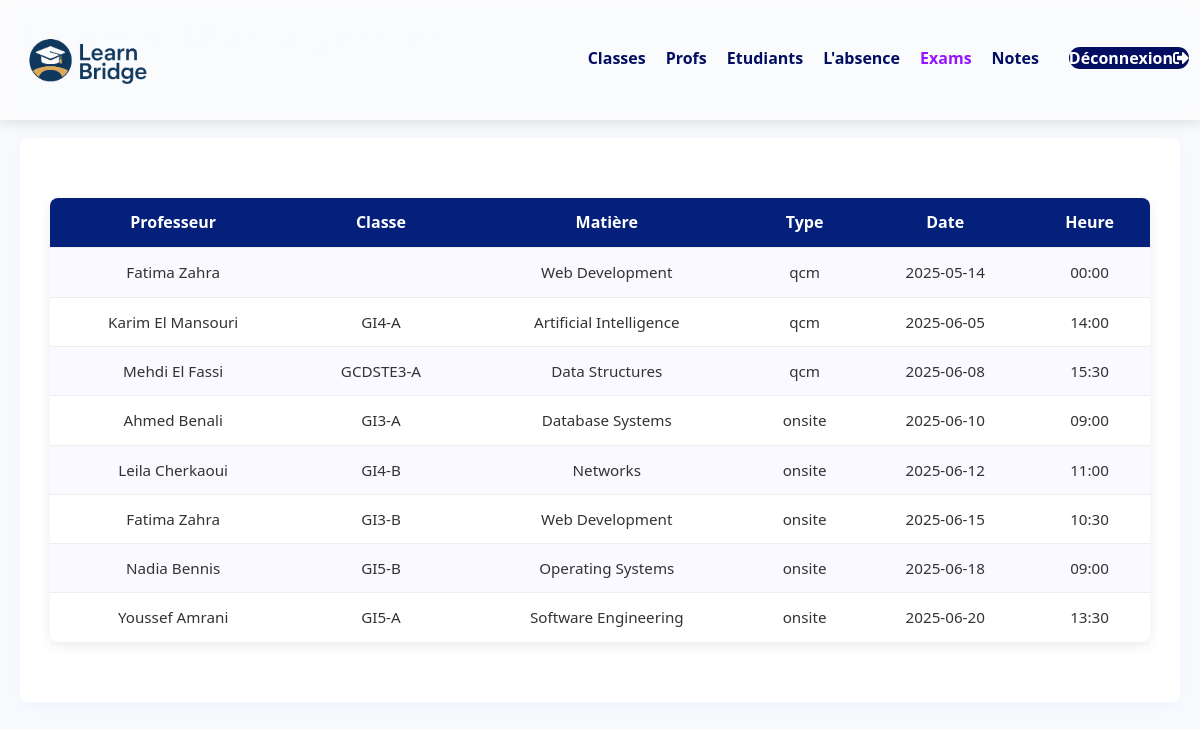
Page /app/views/admin/exams.php on the earlier database version.
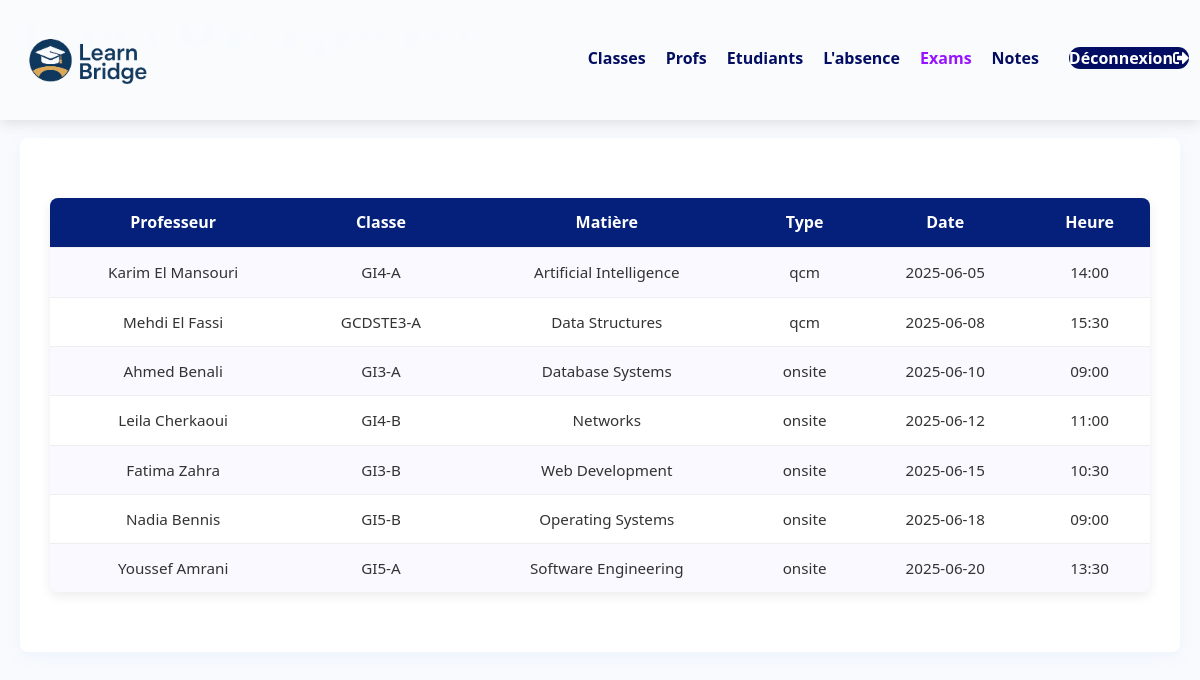
Same page on the later database version.
### tables this page shows
CREATE TABLE `exam` (
  `id` int(11) NOT NULL,
  `name` varchar(100) NOT NULL,
  `date` date NOT NULL,
  `subject_id` int(11) DEFAULT NULL,
  `teacher_id` int(11) DEFAULT NULL,
  `exam_type` enum('qcm','onsite') NOT NULL,
  `hour` time DEFAULT NULL,
  `class_id` int(11) DEFAULT NULL
);

CREATE TABLE `teachers` (
  `id` int(11) NOT NULL,
  `email` varchar(255) NOT NULL,
  `phone` varchar(15) DEFAULT NULL,
  `school_id` int(11) DEFAULT NULL,
  `full_name` varchar(255) DEFAULT NULL,
  `password` varchar(255) DEFAULT NULL,
  `username` varchar(255) DEFAULT NULL
);

CREATE TABLE `subjects` (
  `id` int(11) NOT NULL,
  `name` varchar(100) NOT NULL,
  `description` text DEFAULT NULL
);

CREATE TABLE `classes` (
  `id` int(11) NOT NULL,
  `name` varchar(100) NOT NULL,
  `school_id` int(11) DEFAULT NULL,
  `grade` varchar(50) NOT NULL
);

### app/views/admin/exams.php (the view, shortened to what this page needs)
<?php
try {
    $conn = new mysqli("localhost", "root", "", "school_db");
} catch (Exception $e) {
    error_log($e->getMessage());
    die("Système temporairement indisponible. Veuillez réessayer plus tard.");
}
$sql = "
    SELECT
        e.id,
        t.full_name AS teacher_name,
        c.name AS class_name,
        s.name AS subject_name,
        e.exam_type,
        e.date,
        e.hour
    FROM
        exam e
    LEFT JOIN
        teachers t ON e.teacher_id = t.id
    LEFT JOIN
        subjects s ON e.subject_id = s.id
    LEFT JOIN
        classes c ON e.class_id = c.id
    ORDER BY
        e.date, e.hour
";
$result = $conn->query($sql);
?>
<!DOCTYPE html>
<html>
<head>
    <link rel="stylesheet" href="../style.css">
    <link rel="stylesheet" href="https://cdnjs.cloudflare.com/ajax/libs/font-awesome/5.15.3/css/all.min.css">
</head>
<body>
    <nav>
        <div class="logo-container">
            <img src="../images/logo.png" alt="School Logo">
        </div>
        <div class="nav-links">
            <ul>
                <li><a href="classes.php">Classes</a></li>
                <li><a href="teacher.php">Profs</a></li>
                <li><a href="students.php">Etudiants</a></li>
                <li><a href="admin_absences.php">L'absence</a></li>
                <li><a href="exams.php" style="color: rgb(150, 20, 255)">Exams</a></li>
                <li><a href="notes.php">Notes</a></li>
                <li><a href="logout.php" class="login-btn">Déconnexion<i class="fas fa-sign-out-alt"></i></a></li>
            </ul>
        </div>
    </nav>
    <main class="students-section">
        <div class="students-header">
            <h1 style="color: aliceblue;">Exams Management</h1>
        </div>
        <div class="students-container">
            <table>
                <tr>
                    <th>Professeur</th>
                    <th>Classe</th>
                    <th>Matière</th>
                    <th>Type</th>
                    <th>Date</th>
                    <th>Heure</th>
                </tr>
                <?php while($row = $result->fetch_assoc()): ?>
                <tr>
                    <td><?= htmlspecialchars($row['teacher_name']) ?></td>
                    <td><?= htmlspecialchars($row['class_name']) ?></td>
                    <td><?= htmlspecialchars($row['subject_name']) ?></td>
                    <td><?= htmlspecialchars($row['exam_type']) ?></td>
                    <td><?= htmlspecialchars($row['date']) ?></td>
                    <td><?= date('H:i', strtotime($row['hour'])) ?></td>
                </tr>
                <?php endwhile; ?>
            </table>
        </div>
    </main>
</body>
</html>

### app/views/style.css (style rules this page uses)
* { margin: 0; padding: 0; box-sizing: border-box; font-family: 'Segoe UI', Tahoma, Geneva, Verdana, sans-serif; }
html { scroll-behavior: smooth; }
body { background-color: #f9f9f9; color: #333; line-height: 1.6; }
nav { display: flex; justify-content: space-between; align-items: center; background-color: rgba(252, 252, 252, 0.6); backdrop-filter: blur(5px); -webkit-backdrop-filter: blur(5px); position: fixed; width: 100%; height: 15%; z-index: 1000; box-shadow: 0 4px 12px rgba(0, 0, 0, 0.1); border: 1px solid rgba(255, 255, 255, 0.1); }
.logo-container { align-items: center; height: 100%; border-radius: 5px; display: flex; align-items: center; justify-content: center; }
nav img { width: 180px; height: auto; transition: transform 0.3s; }
.nav-links { flex: 1; text-align: right; }
.nav-links ul { display: flex; justify-content: flex-end; }
.nav-links ul li { list-style: none; position: relative; }
.nav-links ul li::after { content: ''; width: 0%; height: 2px; background-color: #053587d4; display: block; margin: auto; transition: width 0.5s; }
.nav-links ul li a { text-decoration: none; color: #030e63; font-size: 16px; font-weight: 600; transition: color 0.3s ease; }
.login-btn { background: #030e63; color: white !important; border-radius: 20px; margin-left: 10px; transition: all 0.3s; }
.nav-links ul { display: flex; gap: 10px; }
body { font-family: 'Poppins', 'Segoe UI', sans-serif; margin: 0; padding: 0; }
.nav-links ul { list-style-type: none; margin: 0; padding: 0; display: flex; }
.nav-links li { margin-right: 10px; }
body { margin: 0; font-family: 'Poppins', sans-serif; background: #f8fafd; color: #333; }
table { width:100%; border-collapse: separate; border-spacing: 0; margin-bottom: 30px; margin-top: 30px; box-shadow: 0 4px 12px rgba(0, 0, 0, 0.08); border-radius: 8px; overflow: hidden; font-family: 'Baloo 2', cursive; background-color: #fff; }
th { background-color: #04207b; color: #ffffff; font-weight: bold; padding: 12px 15px; text-align: center; font-size: 1rem; }
td { padding: 12px 15px; text-align: center; border-top: 1px solid #eee; font-size: 0.95rem; }
tr:nth-child(even) { background-color: #f9f9ff; }
.students-section, .logo-container { margin:auto; }
.classes-section, .logo-container { margin:auto; }
.student-management, .logo-container { margin:auto; }
.dashboard-section, .logo-container { margin: auto; }
.students-section { max-width: 1200px; padding: 0 20px; }
.students-header { text-align: center; margin-bottom: 50px; }
.students-header h1 { font-size: 2.8rem; color: #04207b; margin-bottom: 10px; font-weight: 700; }
.students-container { background-color: white; padding: 40px; border-radius: 8px; box-shadow: 0 5px 15px rgba(170, 197, 251, 0.1); margin-bottom: 40px; }
.students-container { background-color: white; padding: 30px; border-radius: 8px; box-shadow: 0 5px 15px rgba(170, 197, 251, 0.1); margin-top: 40px; }
.students-header { display: flex; justify-content: space-between; align-items: center; margin-bottom: 30px; padding-bottom: 15px; border-bottom: 1px solid #eee; }

Differences in the rows shown:
removed exam: teacher.full_name "Fatima Zahra", subject.name "Web Development", exam_type "qcm", date "2025-05-14", hour "00:00"
